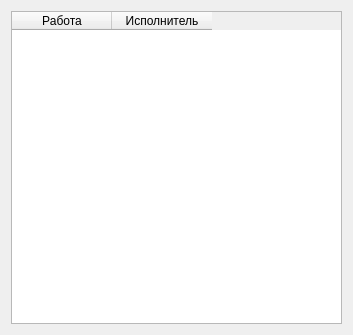
<?xml version="1.0" encoding="UTF-8"?>
<ui version="4.0">
 <class>AssignsDialog</class>
 <widget class="QDialog" name="AssignsDialog">
  <property name="geometry">
   <rect>
    <x>0</x>
    <y>0</y>
    <width>353</width>
    <height>335</height>
   </rect>
  </property>
  <property name="windowTitle">
   <string>Назначения</string>
  </property>
  <layout class="QGridLayout" name="gridLayout">
   <item row="0" column="0">
    <widget class="QTableWidget" name="tlwAssigns">
     <column>
      <property name="text">
       <string>Работа</string>
      </property>
     </column>
     <column>
      <property name="text">
       <string>Исполнитель</string>
      </property>
     </column>
    </widget>
   </item>
  </layout>
 </widget>
 <resources/>
 <connections/>
</ui>
